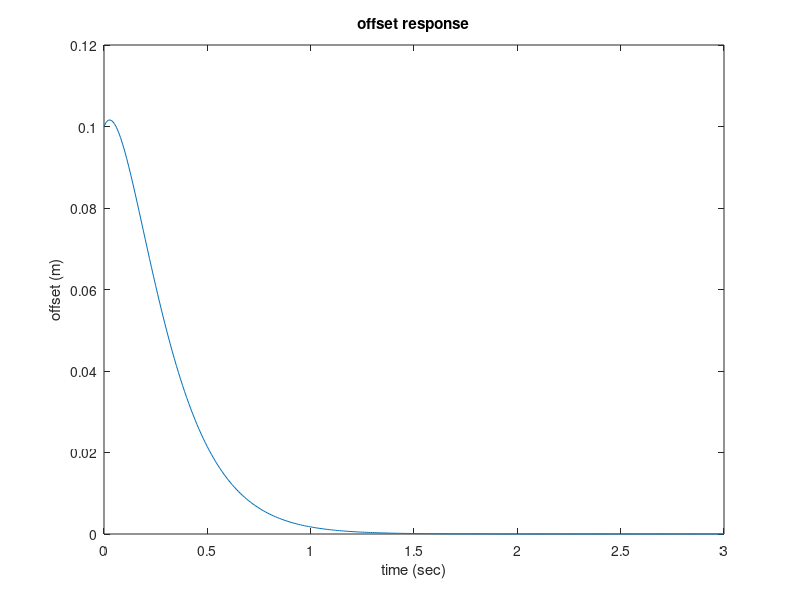
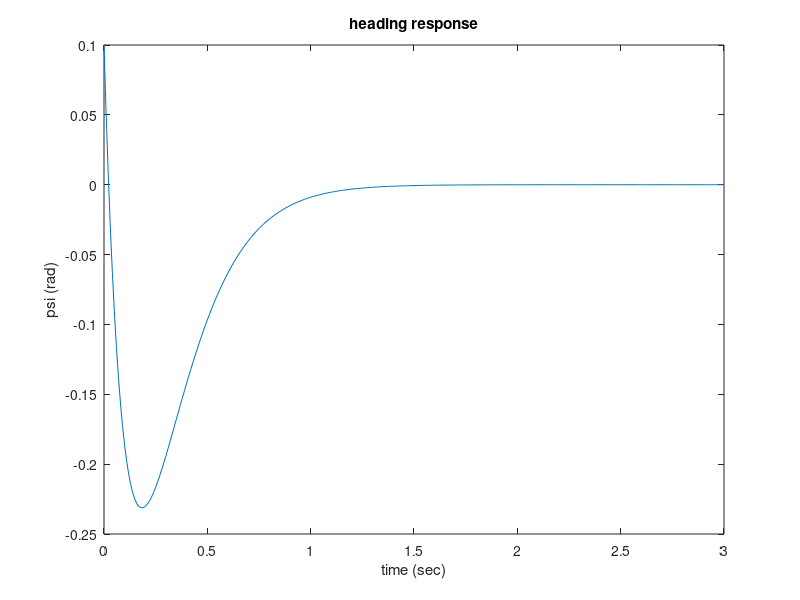
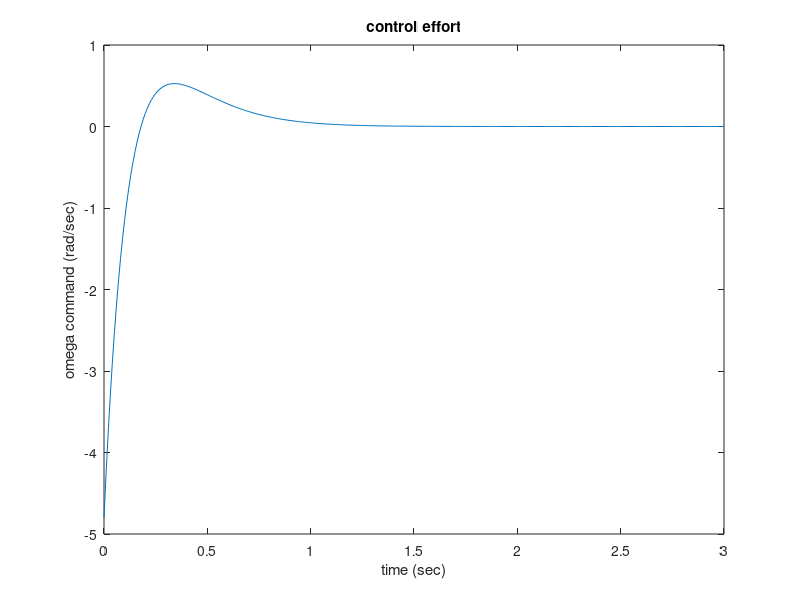

Recreate these plots in MATLAB, in order.
%steering simulation, 2nd order
%assumes can command (and achieve) an arbitrary spin-rate command, omega,
%instantaneously
%Assume constant speed, v
%Assume desired direction of motion is the x axis (may be generalized).
%Controller should null out displacement from x axis and should null out
%non-zero heading

%simulate ideal, linear system w/ x_vec defined as:
%x_vec = [displacement,heading]^T
%xdot = Ax + Bu
%u = -K_vec*(x_vec)
%initial condition, d0, psi0; introduce some error here to watch transient
%response
d0 = 0.1; %positive displacement is to the left of the desired path
psi0 = 0.1; %positive heading is measured CCW w/rt direction of path

psi_des = 0; %for this example, desire to travel along x axis

x_desired = [0;psi_des]; %specify desire 0 offset and heading = 0
n_hat = [0;1]; %vector normal to desired direction of motion; use to compute the path offset
%specify forward speed, v:
v = 1; %1m/sec
A = [0 v; 0 0]; %d/dt (d) = v*sin(psi) ~= v*psi
b = [0;1]; %d/dt (psi) = commanded sin rate, omega
%specify feedback gains Kd and Kpsi
omega_n = 6
Kd = omega_n*omega_n/v %Kd*v = omega_n^2
Kpsi = 2*omega_n %Kpsi = 2*zeta*omega_n
K = [Kd, Kpsi];
d_history = []; %create some arrays to store simulation results
psi_history = [];
t_history = [];
u_history= []; %save history of omega commands as well
x_vec = [d0;psi0]; % initialize variables--offset and heading errs
omega_cmd = 0;
t=0;
dt = 0.01; %choose time step for simulation
t_final = 3; %choose simulation duration
for t = 0:dt:t_final

    omega_cmd = -K*x_vec; %here is the control law!
    
    %save values in vectors for plotting
    t_history=[t_history,t];
    d_history = [d_history,x_vec(1)];
    psi_history = [psi_history,x_vec(2)];
    u_history = [u_history,omega_cmd];

    %for straight-line path, d/dt (x_des)= [0;0], so d/dt(dx_vec) =
    %d/dt[d;psi]
    xdot = A*x_vec + b*omega_cmd;  %here are the dynamic equations for the corresponding
        %linear system
    x_vec = x_vec+xdot*dt; %Euler one-step integration of the dynamic eqns
end
figure(1)
plot(t_history,d_history)
xlabel('time (sec)')
ylabel('offset (m)')
title('offset response')
figure(2)
plot(t_history,psi_history)
xlabel('time (sec)')
ylabel('psi (rad)')
title('heading response')
figure(3)
plot(t_history,u_history)
xlabel('time (sec)')
ylabel('omega command (rad/sec)')
title('control effort')